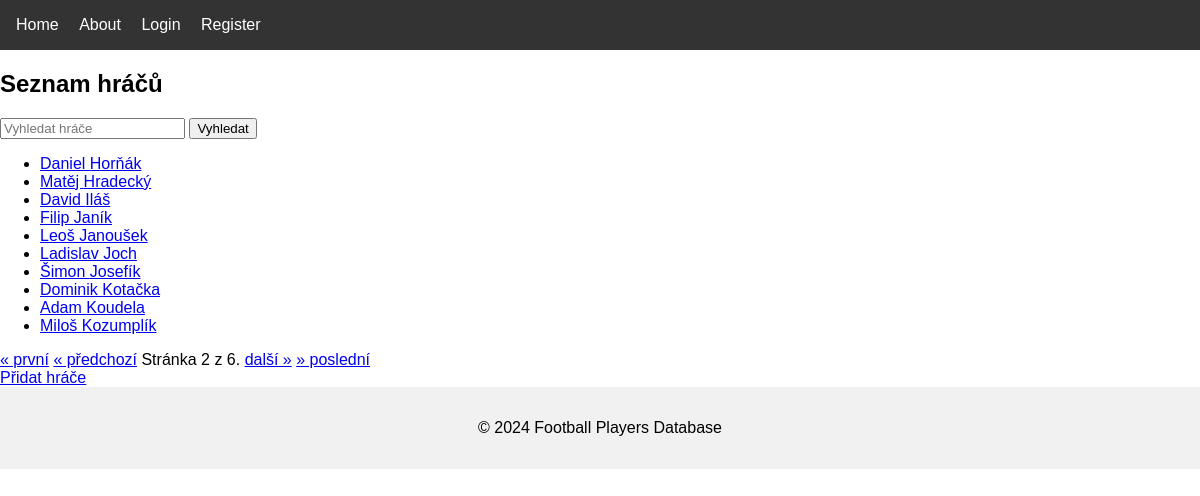
The app's page /players/?page=2 with its own data.
### players/models.py (models this page shows, shortened)
class Player(models.Model):
    id_player = models.CharField(max_length=10, unique=True, verbose_name="ID hráče", blank=True, null=True)  # Přidané pole id_player
    last_name = models.CharField(max_length=100, verbose_name="Lastname")
    first_name = models.CharField(max_length=100, verbose_name="Firtname")
    birth_year = models.IntegerField(verbose_name="Birthyear")
    club = models.CharField(max_length=100, verbose_name="Club")

### players/views.py (the view)
# urls.py: path('', views.players_list, name='players'),  # Seznam hráčů
def players_list(request):
    query = request.GET.get('q')
    if query:
        player_list = Player.objects.filter(first_name__icontains=query) | Player.objects.filter(
            last_name__icontains=query)
    else:
        player_list = Player.objects.all()
    paginator = Paginator(player_list, 10)  # 10 hráčů na stránku
    page_number = request.GET.get('page')  # Získání čísla stránky z GET parametru
    players = paginator.get_page(page_number)  # Načtení hráčů pro danou stránku
    return render(request, 'players/players_list.html', {'players': players, 'query': query})

### players/templates/players/players_list.html (shortened to what this page needs)
{% extends 'core/base.html' %}
{% block content %}
  <h2>Seznam hráčů</h2>
  <form method="GET" action="{% url 'players' %}">
    <input type="text" name="q" placeholder="Vyhledat hráče" value="{{ query|default:'' }}">
    <button type="submit">Vyhledat</button>
  </form>
  <ul>
    {% for player in players %}
      <li>
        <a href="{% url 'player_detail' player.pk %}">{{ player.first_name }} {{ player.last_name }}</a>
      </li>
    {% empty %}
      <li>Nebyli nalezeni žádní hráči.</li>
    {% endfor %}
  </ul>
  <div class="pagination">
    <span class="step-links">
      {% if players.has_previous %}
        <a href="?page=1{% if query %}&q={{ query }}{% endif %}">&laquo; první</a>
        <a href="?page={{ players.previous_page_number }}{% if query %}&q={{ query }}{% endif %}">« předchozí</a>
      {% endif %}
      <span class="current">
        Stránka {{ players.number }} z {{ players.paginator.num_pages }}.
      </span>
      {% if players.has_next %}
        <a href="?page={{ players.next_page_number }}{% if query %}&q={{ query }}{% endif %}">další »</a>
        <a href="?page={{ players.paginator.num_pages }}{% if query %}&q={{ query }}{% endif %}">&raquo; poslední</a>
      {% endif %}
    </span>
  </div>
  <a href="{% url 'add_player' %}">Přidat hráče</a>
{% endblock %}

### core/static/css/styles.css (style rules this page uses)
body { font-family: Arial, sans-serif; margin: 0; padding: 0; }

### records on screen
Player: first_name "Daniel", last_name "Horňák"
Player: first_name "Matěj", last_name "Hradecký"
Player: first_name "David", last_name "Iláš"
Player: first_name "Filip", last_name "Janík"
Player: first_name "Leoš", last_name "Janoušek"
Player: first_name "Ladislav", last_name "Joch"
Player: first_name "Šimon", last_name "Josefík"
Player: first_name "Dominik", last_name "Kotačka"
Player: first_name "Adam", last_name "Koudela"
Player: first_name "Miloš", last_name "Kozumplík"

### other values on screen
{{ players.number }} "2"
{{ players.paginator.num_pages }} "6"
